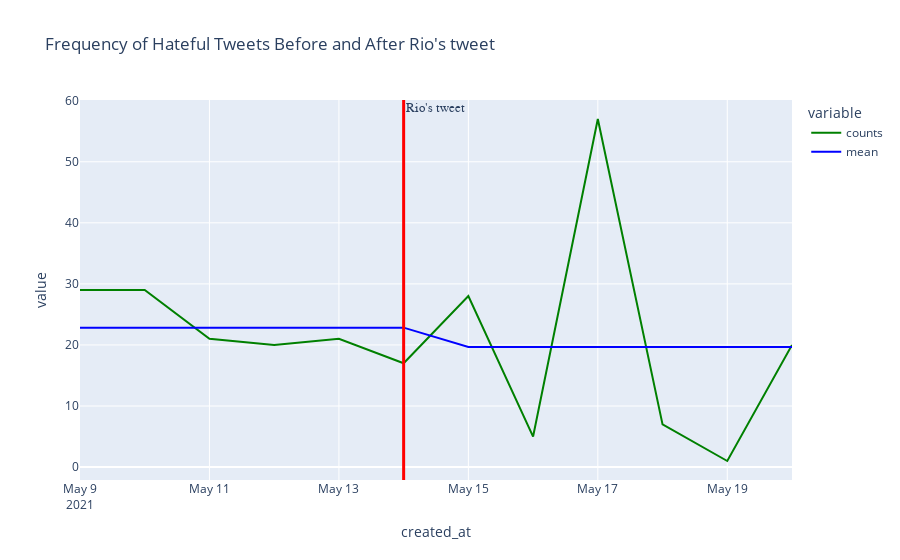

Notebook code for this chart:
### Code cell
fig = px.line(df_stunt_daily_counts, 
              x="created_at", 
              y=['counts', 'mean'],
              title = "Frequency of Hateful Tweets Before and After Rio's tweet",
              color_discrete_map ={
                  "mean":"blue",
                  "counts": "green"}
             )
fig.add_vline(x='2021-05-14', 
              line_width=3, 
              line_color = 'red')
fig.add_vrect(x0="2021-05-14", x1="2021-05-14", 
              annotation_text="Rio's tweet", annotation_position="top left",
              annotation=dict(font_size=13, font_family="Times New Roman"),
              fillcolor="red", opacity=0.25, line_width=0)
fig.show()

### Figure 1 — Plotly figure (JSON) as saved in the notebook; plotly's stock layout.template omitted (floating-point values rounded to 4 significant figures)
{"data": [{"hovertemplate": "variable=counts<br>created_at=%{x}<br>value=%{y}<extra></extra>", "legendgroup": "counts", "line": {"color": "green", "dash": "solid"}, "mode": "lines", "name": "counts", "orientation": "v", "showlegend": true, "type": "scatter", "x": ["2021-05-09", "2021-05-10", "2021-05-11", "2021-05-12", "2021-05-13", "2021-05-14", "2021-05-15", "2021-05-16", "2021-05-17", "2021-05-18", "2021-05-19", "2021-05-20"], "xaxis": "x", "y": [29, 29, 21, 20, 21, 17, 28, 5, 57, 7, 1, 20], "yaxis": "y"}, {"hovertemplate": "variable=mean<br>created_at=%{x}<br>value=%{y}<extra></extra>", "legendgroup": "mean", "line": {"color": "blue", "dash": "solid"}, "mode": "lines", "name": "mean", "orientation": "v", "showlegend": true, "type": "scatter", "x": ["2021-05-09", "2021-05-10", "2021-05-11", "2021-05-12", "2021-05-13", "2021-05-14", "2021-05-15", "2021-05-16", "2021-05-17", "2021-05-18", "2021-05-19", "2021-05-20"], "xaxis": "x", "y": [22.83, 22.83, 22.83, 22.83, 22.83, 22.83, 19.67, 19.67, 19.67, 19.67, 19.67, 19.67], "yaxis": "y"}], "layout": {"annotations": [{"font": {"family": "Times New Roman", "size": 13}, "showarrow": false, "text": "Rio's tweet", "x": "2021-05-14", "xanchor": "left", "xref": "x", "y": 1, "yanchor": "top", "yref": "y domain"}], "legend": {"title": {"text": "variable"}, "tracegroupgap": 0}, "shapes": [{"line": {"color": "red", "width": 3}, "type": "line", "x0": "2021-05-14", "x1": "2021-05-14", "xref": "x", "y0": 0, "y1": 1, "yref": "y domain"}, {"fillcolor": "red", "line": {"width": 0}, "opacity": 0.25, "type": "rect", "x0": "2021-05-14", "x1": "2021-05-14", "xref": "x", "y0": 0, "y1": 1, "yref": "y domain"}], "title": {"text": "Frequency of Hateful Tweets Before and After Rio's tweet"}, "xaxis": {"anchor": "y", "domain": [0, 1], "title": {"text": "created_at"}}, "yaxis": {"anchor": "x", "domain": [0, 1], "title": {"text": "value"}}}}
